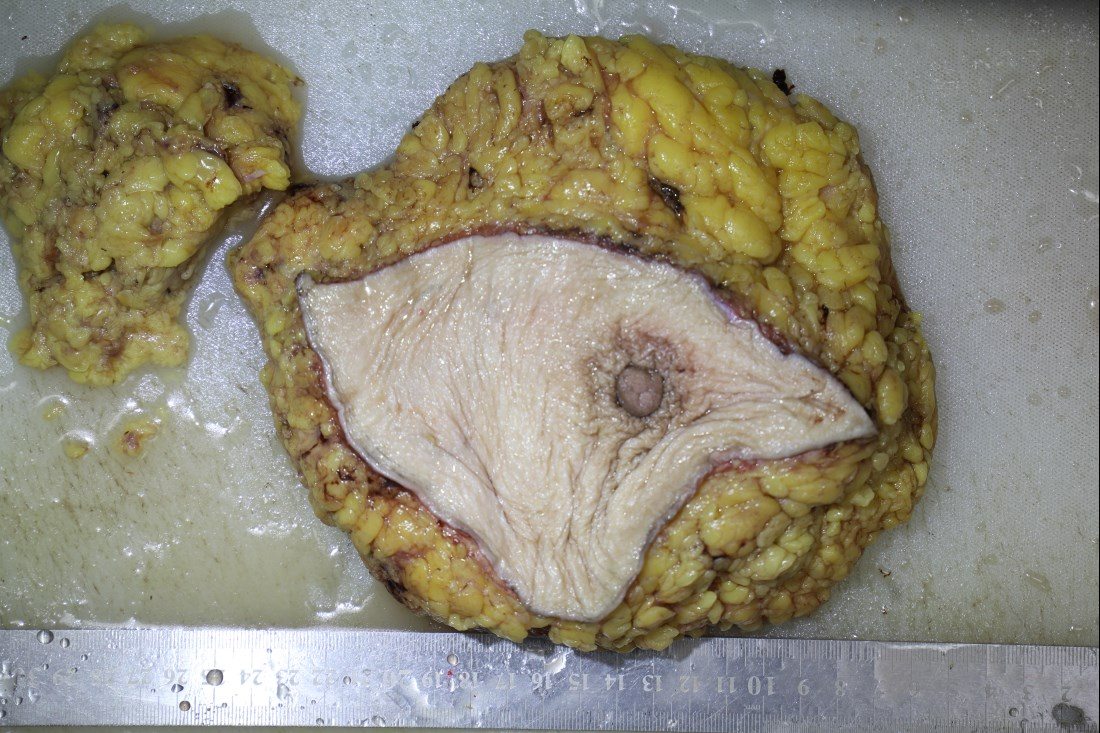
#> input picture standardSample/ruxian.jpg, 1100 x 733 px
$ python gamma_adjust.py
#> lines starting #> are read from the running program, lines starting #| are printed output that depends on the picture
from __future__ import print_function
from __future__ import division
import cv2 as cv
import numpy as np
import argparse

gamma = 1.0
gamma_max = 400


def gammaCorrection():
    ## [changing-contrast-brightness-gamma-correction]
    lookUpTable = np.empty((1,256), np.uint8)
    for i in range(256):
        lookUpTable[0,i] = np.clip(pow(i / 255.0, gamma) * 255.0, 0, 255)

    res = cv.LUT(img_original, lookUpTable)
    ## [changing-contrast-brightness-gamma-correction]

    img_gamma_corrected = cv.hconcat([img_original, res])
    cv.imshow("Gamma correction", img_gamma_corrected)


parser = argparse.ArgumentParser(description='Code for Changing the contrast and brightness of an image! tutorial.')
parser.add_argument('--input', help='Path to input image.', default='./standardSample/ruxian.jpg')
args = parser.parse_args()

# 读取对应的图像
img_original = cv.imread(cv.samples.findFile(args.input))
#> img_original is the input picture: shape (733, 1100, 3); mean B, G, R 121.3, 138.7, 144
if img_original is None:
    print('Could not open or find the image: ', args.input)
    exit(0)

# 对gamma值进行初始化
gamma_init = int(gamma * 200)

## [changing-contrast-brightness-gamma-correction]
lookUpTable = np.empty((1, 256), np.uint8)
for i in range(256):
    lookUpTable[0, i] = np.clip(pow(i / 255.0, 1.82) * 255.0, 0, 255)

res = cv.LUT(img_original, lookUpTable)
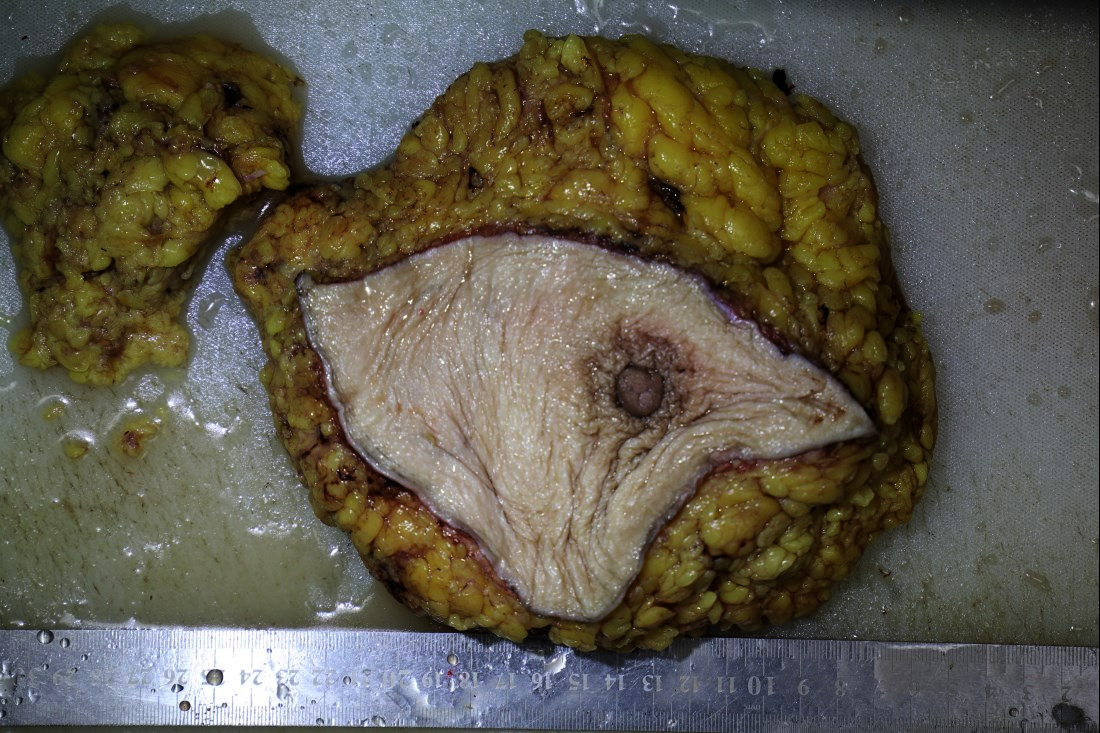
#> res: shape (733, 1100, 3); mean B, G, R 75.3, 88.6, 93.6

cv.imshow("Gamma correction", res)
cv.waitKey()

$ run again, with standardSample/jiazhuangxianrutouzhuangai.jpg copied over standardSample/ruxian.jpg
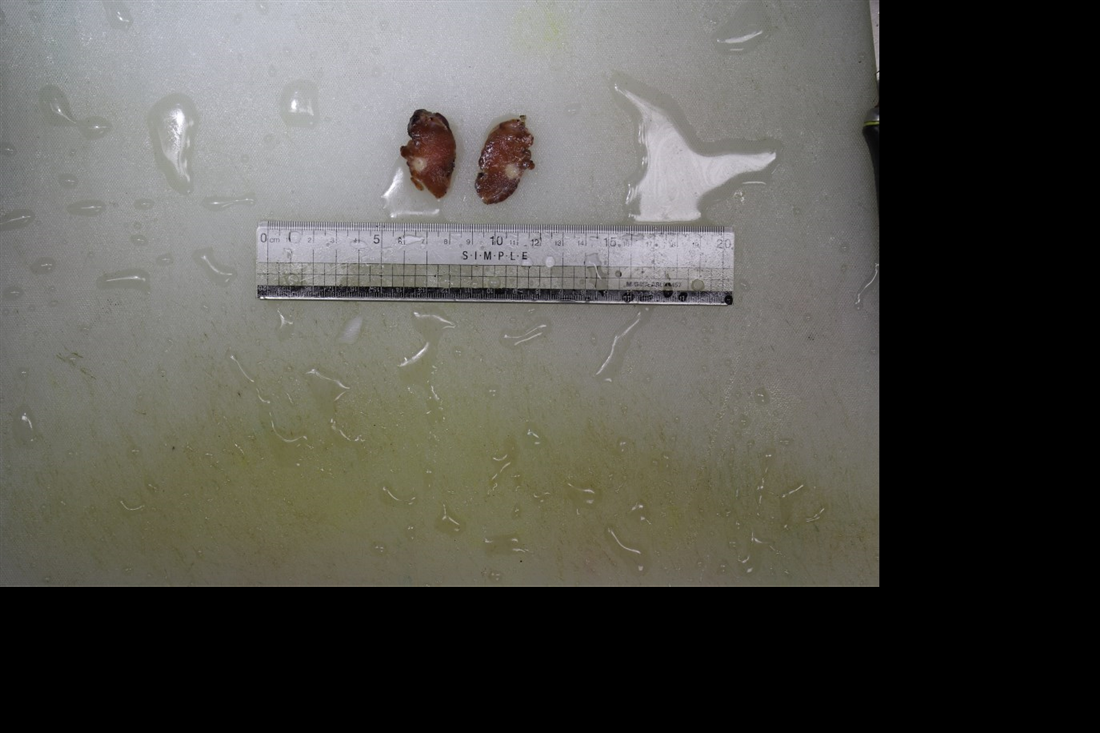
#> input picture standardSample/jiazhuangxianrutouzhuangai.jpg, 1100 x 733 px
#> img_original is the input picture: shape (733, 1100, 3); mean B, G, R 77.3, 82.6, 83.7
#> `res = cv.LUT(img_original, lookUpTable)`:
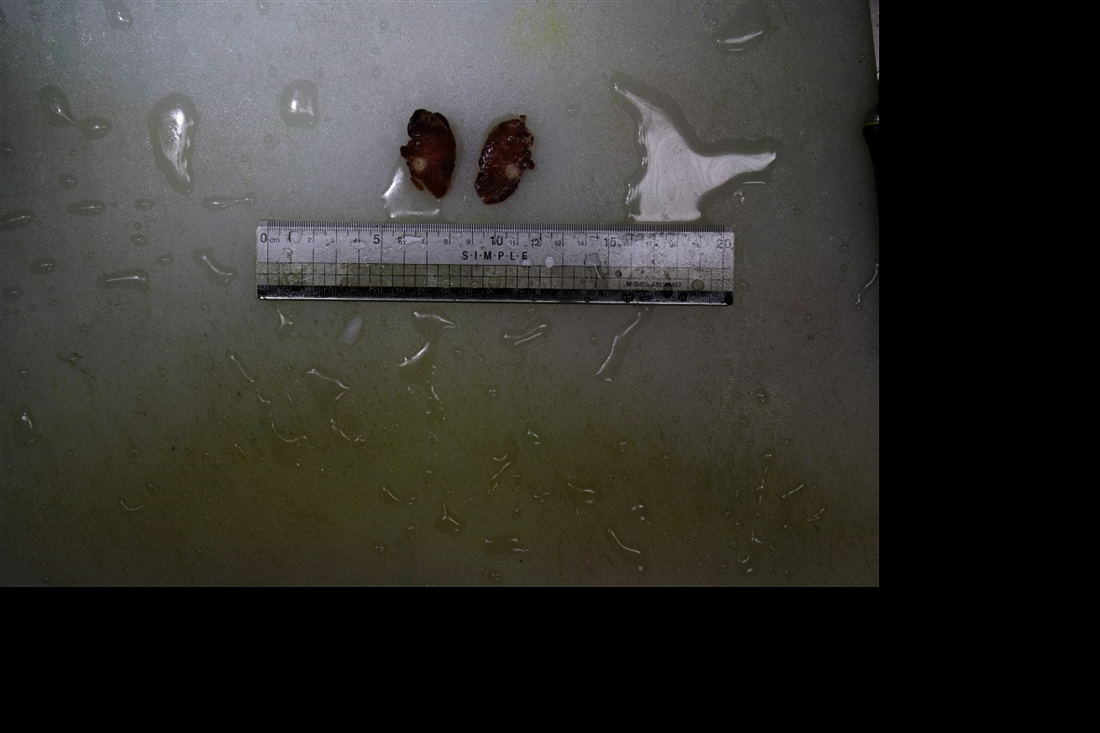
#> res: shape (733, 1100, 3); mean B, G, R 44.9, 49, 49.9

$ run again, with standardSample/lung1.jpg copied over standardSample/ruxian.jpg
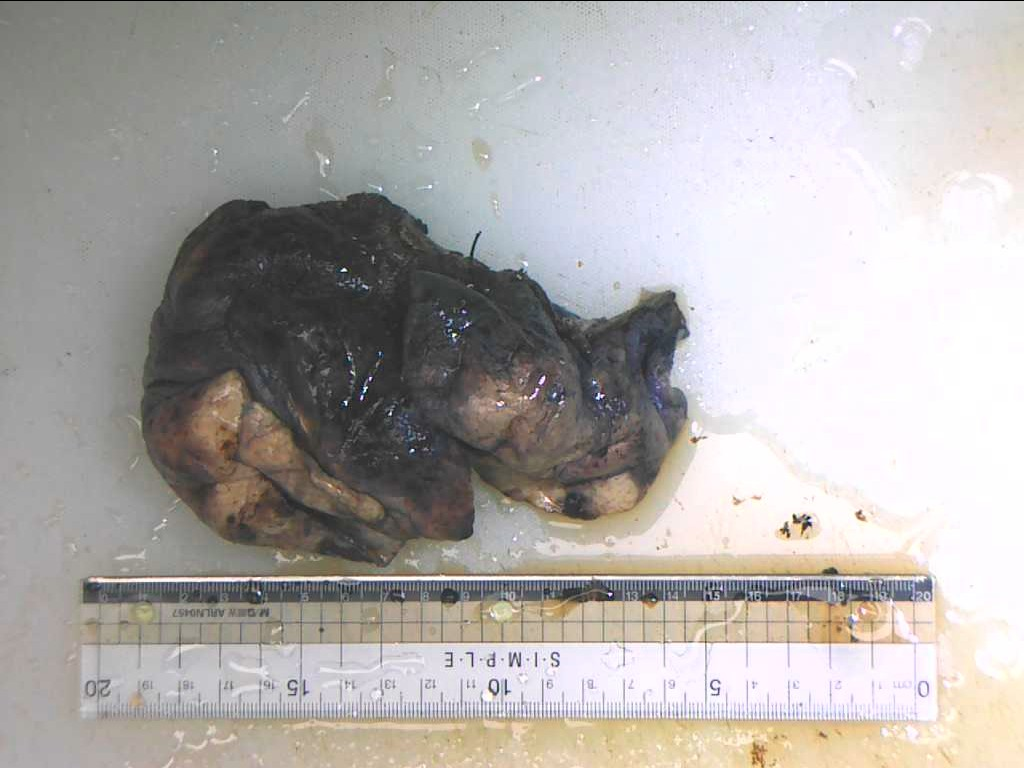
#> input picture standardSample/lung1.jpg, 1024 x 768 px
#> img_original is the input picture: shape (768, 1024, 3); mean B, G, R 171, 173.1, 176.8
#> `res = cv.LUT(img_original, lookUpTable)`:
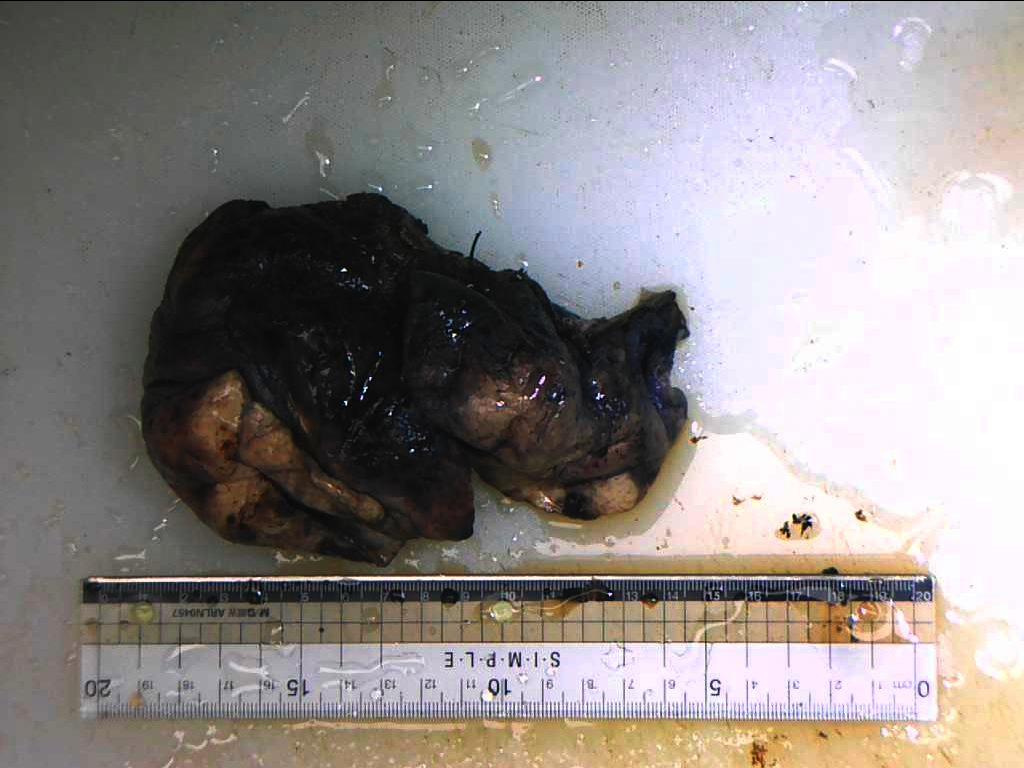
#> res: shape (768, 1024, 3); mean B, G, R 136.8, 138.2, 143.6
